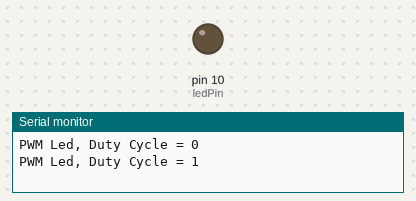
Recording of a sketch running on a simulated Arduino Uno, built with avr-gcc and run on an emulated ATmega328P. On the bench: output pins drawn as LEDs (lit = HIGH), the last lines printed to the serial monitor.

Above: at 0.2 s.
At 19.86 s:
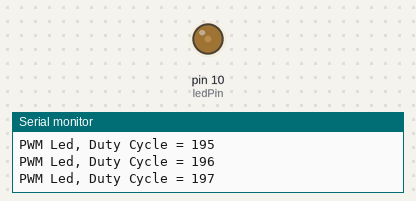
At 39.53 s:
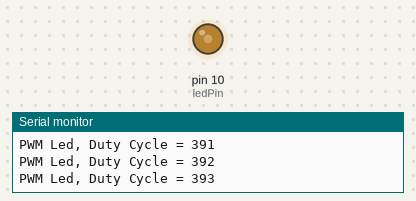
Timing chart, 0 to 40.0 s (numbered marks = the images above):
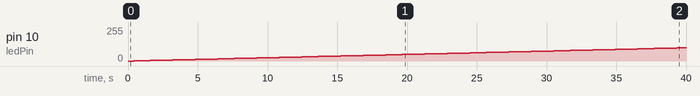

The sketch:

LedPWM.ino
```cpp
/*
* File: LedPWM.c
* Author: Linh Pham
* Date: 05/04/2023
* Description: Sử dụng Timer1 để băm xung PWM điều khiển độ sáng đèn Led
*/
#include <TimerOne.h>

const int ledPin = 10;

/*
* Function: setup
* Description: Hàm chỉ chạy 1 lần duy nhất khi Arduino hoạt động
* Input:
*   void
* Output:
*   return: None
*/
void setup(void)
{
  Timer1.initialize(25000);  // 50000us = 0.05s
  Serial.begin(9600);
}

/*
* Function: loop
* Description: Hàm chạy lặp đi lặp lại khi Arduino hoạt động
* Input:
*   void
* Output:
*   return: None
*/
void loop(void)
{
  // slowly increase the PWM led

  for (int dutyCycle = 0; dutyCycle < 1023; dutyCycle++) {
    Serial.print("PWM Led, Duty Cycle = ");
    Serial.println(dutyCycle);
    Timer1.pwm(ledPin, dutyCycle);// Băm xung PWM
    delay(100);
  }
}
```

Measured:
- by itself, pin 10 (ledPin): moves from 0/255 to 99/255 over 39.3 s
